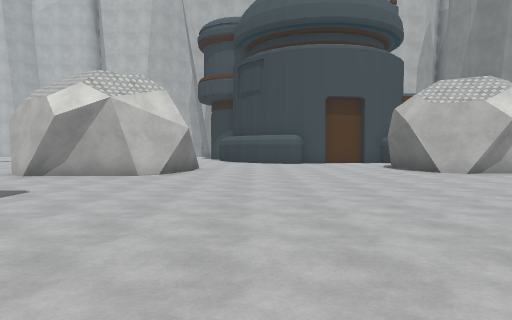
view 1 (above)

24 first-person views from a walk through a Unity game level. The camera is 1.4 m above the floor, tilts 2° down and sees 70° across. The floor is counted in squares, 2 m on a side. Each view is taken from the middle of a square. On the plan, view 1 faces up. The plan holds only what a view shows up to about 11 squares ahead; the rest is blank. The place goes on beyond the plan. The player is left out. Some surface patterns are stand-ins.

view 2
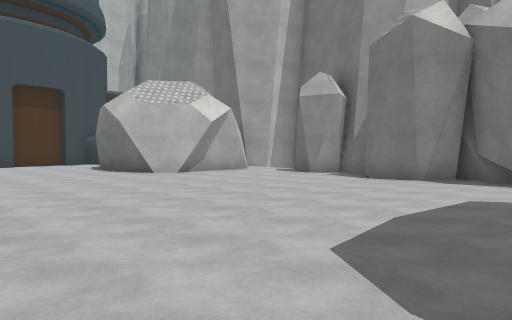

view 3
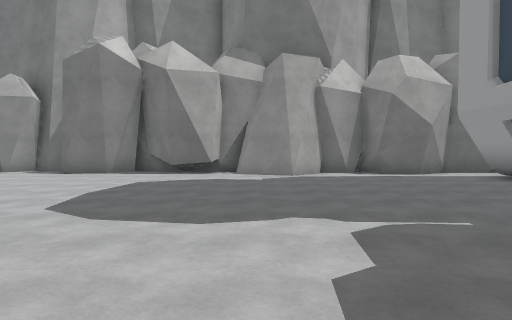

view 4
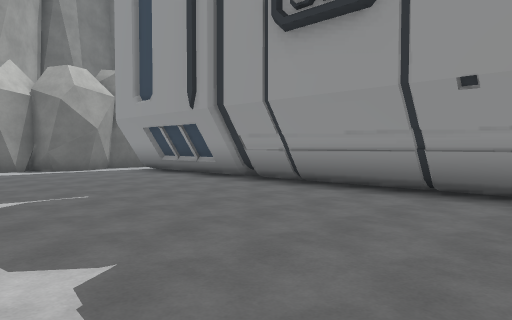

view 5
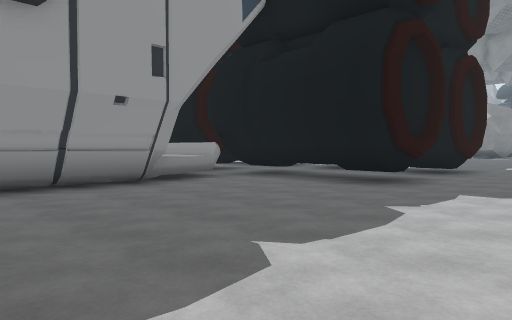

view 6
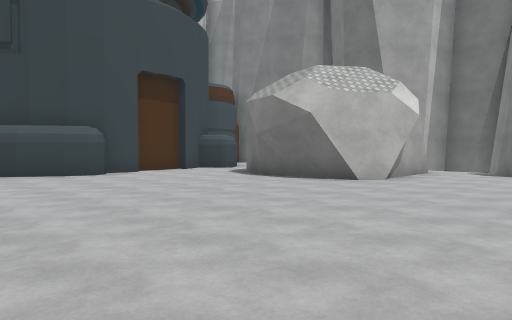

view 7
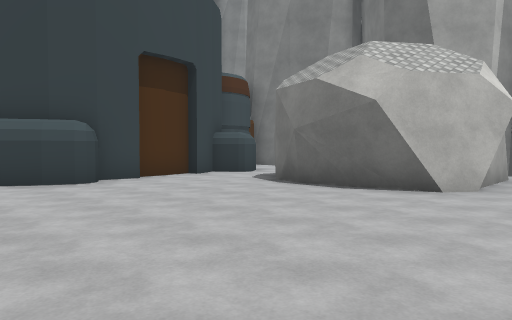

view 8
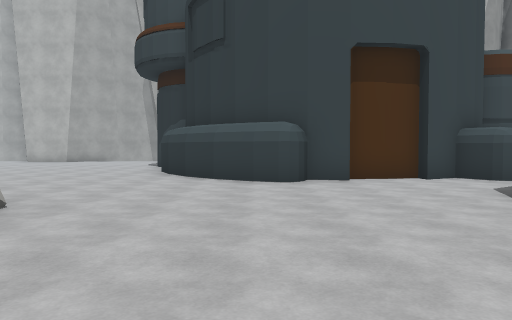

view 9
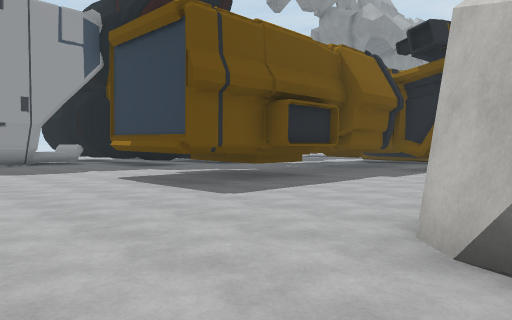

view 10
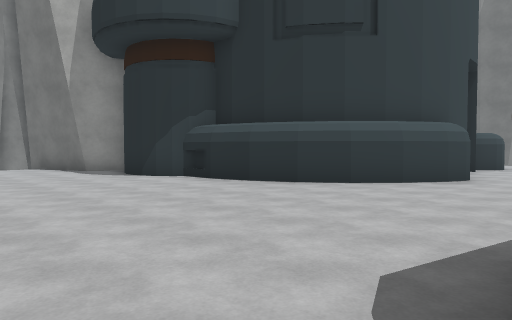

view 11
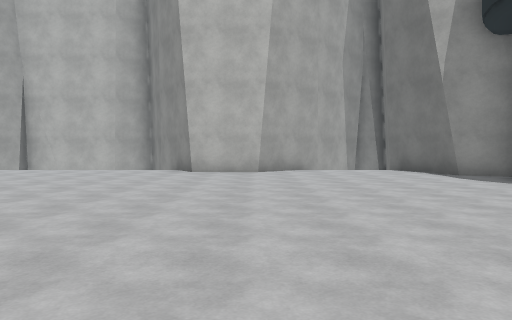

view 12
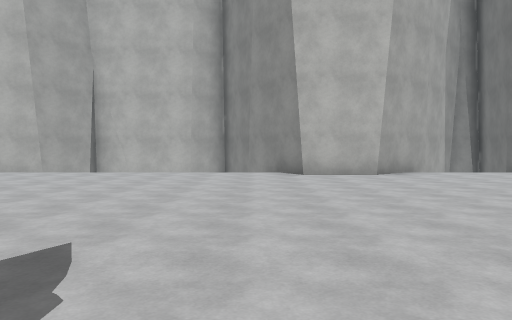

view 13
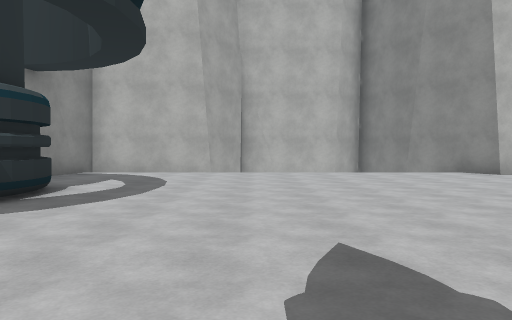

view 14
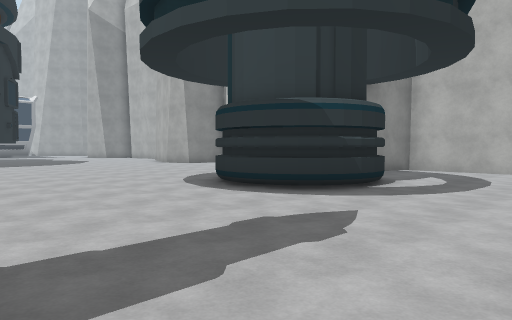

view 15
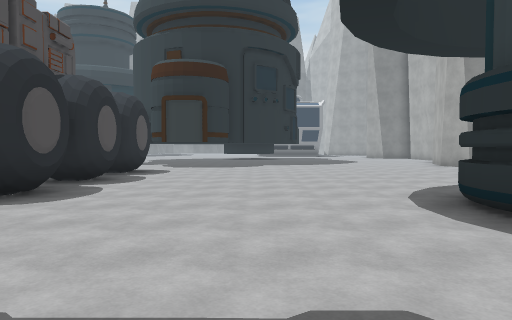

view 16
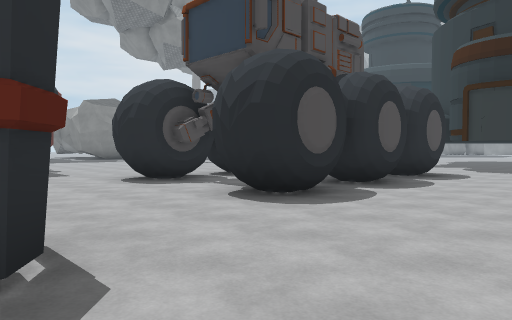

view 17
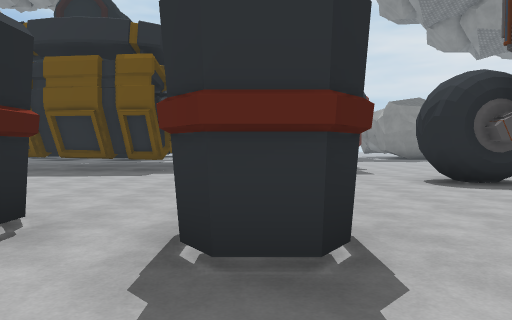

view 18
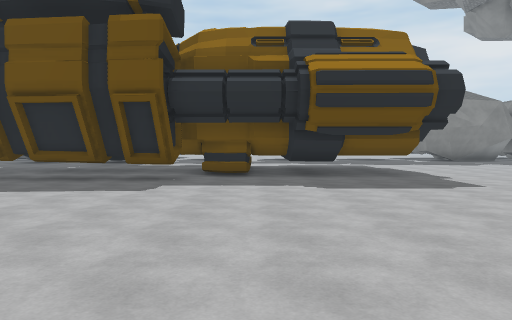

view 19
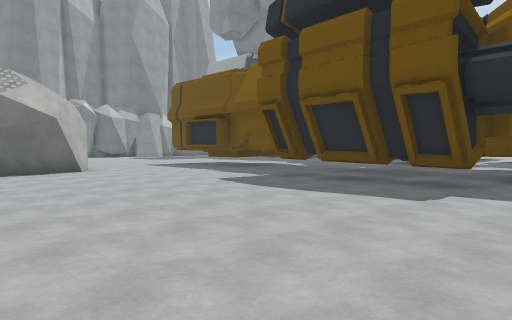

view 20
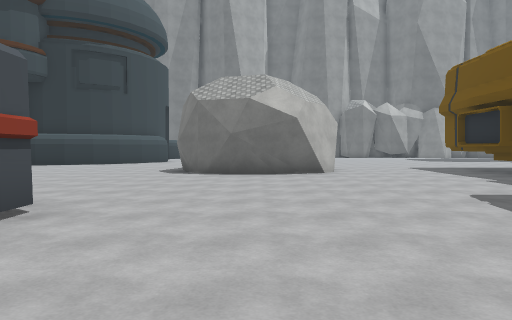

view 21
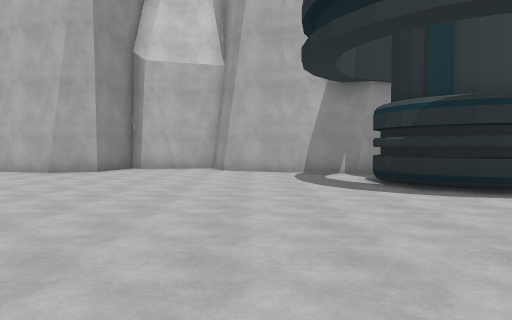

view 22
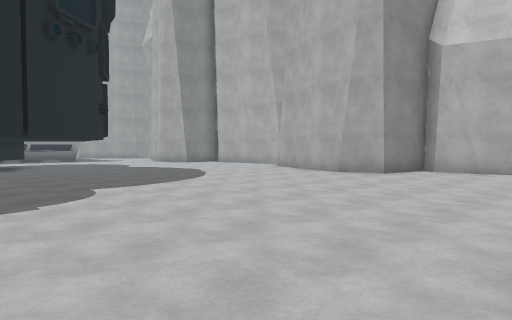

view 23
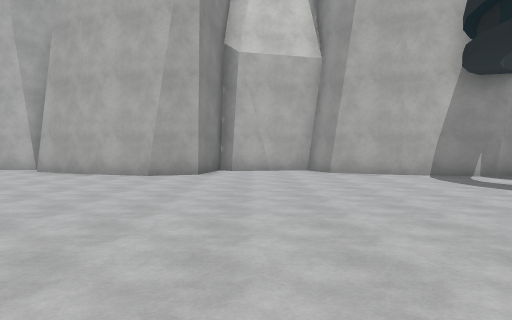

view 24
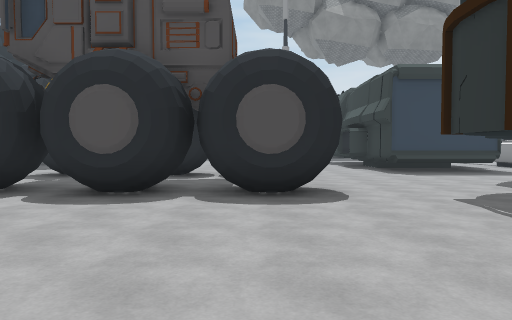

### Floor plan
Key: @ floor where view 1 was taken; # wall or solid block; x gap in a wall; . floor; = window, fence, low wall or low ledge; ^ raised ledge; v drop or lower ground; O other object.
Columns run from 34 left of view 1 to 10 right of it. Each row starts with its distance up from view 1.
 27              #####     ##  ## x
 26 ##  #####    #..........####...#
 25 .####...######.................#
 24 ...##......##..................##
 23 .............O..................O
 22  ...........#  .................O
 21 ............# #.................O
 20 ............O##.................OO
 19 .................................
 18 .................................O
 17 ....................  ...........OO      O
 16  ..................    . .........OO####OO
 15    ................     ..................
 14    .............#.#   #.................#
 13    ...#######................# ........##
 12   ....... ..................##  #......#
 11  ...... . ..................#   #......#
 10  .....  #####...............#  ##......####.
  9 ......  . ###...............####............v
  8 ####..  ...................................##
  7            ................................#
  6            ........#####...................#
  5            ..#######   ###.##.............##
  4           ...    ###     ######...........##
  3           ...               ###............#
  2                             ###...........##
  1                              .............#
  0                           ........@.......#
 -1                        ...................#
 -2                        ##.##..............#
 -3                         #. =..............#
 -4                          . ^..............#
 -5                          .#^..............#
 -6                            =x^##########=.#
 -7                            ..#

Where each view was taken, in squares from view 1:
view 1: 0 up, 0 right, facing up
view 2: 1 up, 0 right, facing up-right
view 3: 0 up, 2 left, facing right
view 4: 0 up, 4 left, facing down-right
view 5: 1 up, 0 right, facing down-left
view 6: 6 up, 2 left, facing up-right
view 7: 8 up, 1 left, facing up-right
view 8: 8 up, 1 right, facing up
view 9: 10 up, 0 right, facing down-left
view 10: 13 up, 7 left, facing up-right
view 11: 15 up, 8 left, facing up
view 12: 16 up, 11 left, facing up
view 13: 16 up, 16 left, facing up
view 14: 15 up, 16 left, facing up-left
view 15: 17 up, 17 left, facing left
view 16: 17 up, 18 left, facing down-left
view 17: 17 up, 18 left, facing down
view 18: 14 up, 17 left, facing down
view 19: 13 up, 17 left, facing down-right
view 20: 11 up, 16 left, facing right
view 21: 14 up, 25 left, facing up
view 22: 15 up, 25 left, facing up-left
view 23: 15 up, 28 left, facing up
view 24: 19 up, 27 left, facing down
